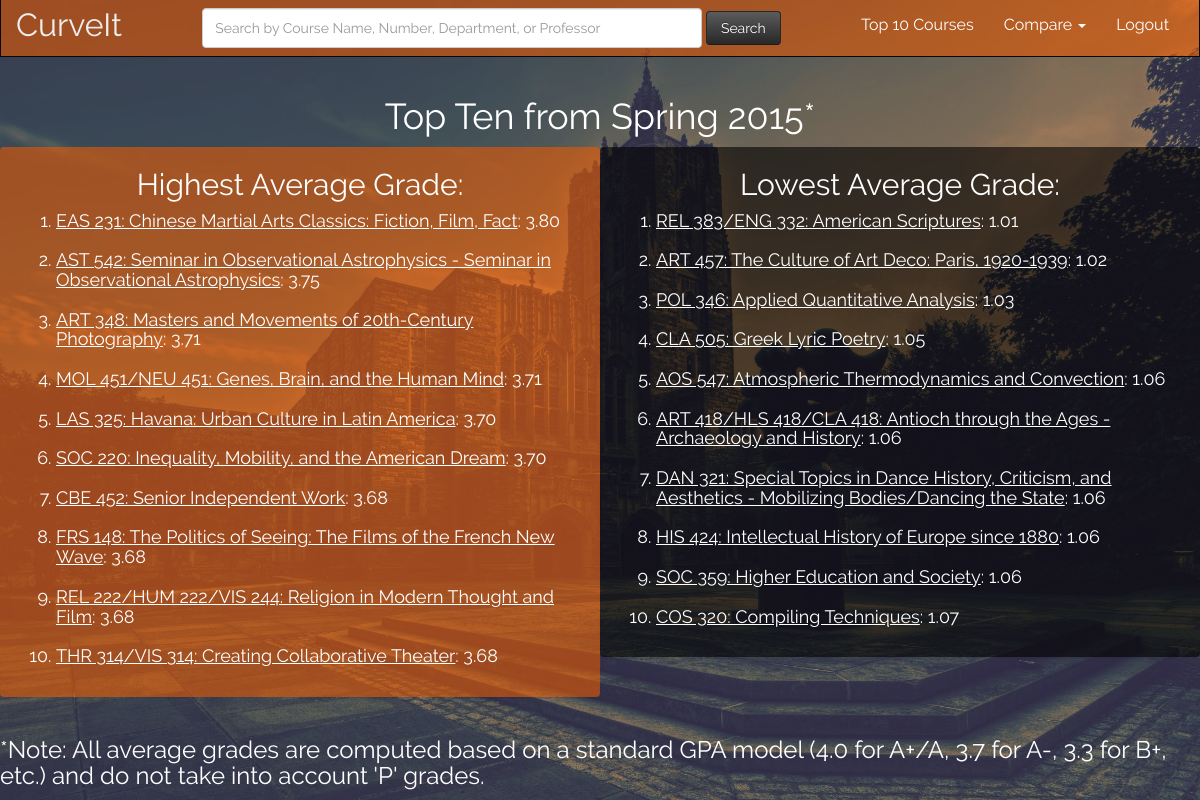
/topten/ (signed in), run on the app's committed database.
### curves/models.py (models this page shows, shortened)
class Course_Specific(models.Model):
	CHOICES = [("A+", "A+"), ("A","A"), ("A-","A-"), ("B+", "B+"), ("B", "B"), ("B-", "B-"), ("C+", "C+"), ("C", "C"), ("C-", "C-"), ("D", "D"), ("F", "F"), ("P", "P")]
	dept = models.CharField(max_length = 40) # e.g. 'COS'
	num = models.CharField(max_length = 40) # e.g. '333'
	name = models.CharField(max_length = 200) # e.g. 'Advanced Programming Techniques'
	prof = models.CharField(max_length = 200) # e.g. 'Brian+Kernighan'
	semester = models.CharField(max_length = 11) # e.g. '2015 Spring' or '2014 Fall'
	num_A_plus = models.IntegerField(default = 0)
	num_A = models.IntegerField(default = 0)
	num_A_minus = models.IntegerField(default = 0)
	num_B_plus = models.IntegerField(default = 0)
	num_B = models.IntegerField(default = 0)
	num_B_minus = models.IntegerField(default = 0)
	num_C_plus = models.IntegerField(default = 0)
	num_C = models.IntegerField(default = 0)
	num_C_minus = models.IntegerField(default = 0)
	num_D = models.IntegerField(default = 0)
	num_F = models.IntegerField(default = 0)
	num_P = models.IntegerField(default = 0)
	titleString = models.CharField(default = "blank", max_length = 200)
	avg = models.DecimalField(default = 0, max_digits=3, decimal_places=2)
	def getTotalGrades(self):
		return self.num_A_plus + self.num_A + self.num_A_minus + self.num_B_plus + self.num_B + self.num_B_minus + self.num_C_plus + self.num_C + self.num_C_minus + self.num_D + self.num_F
	def __unicode__(self):
		result = ""
		depts = self.dept.split("+")
		nums = self.num.split("+")
		for i in range(0, len(depts)):
			if i == (len(depts)-1):
				result += depts[i] + " " + nums[i] + ": "
			else:
				result += depts[i] + " " + nums[i] + "/"
		return result + self.name
	def getAvg(self):
		return self.avg

### curves/views.py (the view)
# urls.py: url(r'^topten/$', views.topTen)
@login_required
def topTen(request):
    if loggedIn(request) == False:
        return redirect('/add_data/')
    allSemAllCourse = Course_Specific.objects.filter(semester=CURRENTSEMESTER)
    if not allSemAllCourse:
        return render(request, 'curves/404.html')
    uniqueCourseList = []
    for a in allSemAllCourse:
        course = a.__unicode__()
        if course not in uniqueCourseList:
                uniqueCourseList.append(course)
    courseAvgList = {}
    for u in uniqueCourseList:
        allSems = Course_Specific.objects.filter(titleString=u)
        thisAvg = 0
        thisTotal = 0
        for a in allSems:
            thisAvg += a.getAvg() * a.getTotalGrades()
            thisTotal += a.getTotalGrades()
        if thisTotal == 0:
            courseAvgList[u] = format(0.0, '.2f')
        else:
            courseAvgList[u] = format(round(thisAvg/thisTotal, 2), '.2f')
    hardCourseAvgList = sorted(courseAvgList, key=courseAvgList.__getitem__, reverse=True)
    i = 0
    hardCourseList = {}
    for course in hardCourseAvgList:
        if i >= 10:
            break
        else:
            allClasses = Course_Specific.objects.filter(titleString=course)
            allClassesTotal = 0
            for a in allClasses:
                allClassesTotal += a.getTotalGrades()
            if allClassesTotal >= MIN_ENTRIES_REQ:
                hardCourseList[course] = courseAvgList[course]
                i += 1
    hardCourses = sorted(hardCourseList, key=hardCourseList.__getitem__, reverse=True)
    hardGrades = []
    for h in hardCourses:
        hardGrades.append(hardCourseList[h])
    hardLinks = []
    for h in hardCourses:
        header = h.split(":") # COS 126/EGR 126
        areas1 = header[0].split("/")
        cdept1 = ""
        cnum1 = ""
        for i in range(0,len(areas1)):
            separate = areas1[i].split(" ")
            thisDept = separate[0]
            thisNum = separate[1]
            if i < len(areas1) - 1:
                cdept1 += thisDept + "+"
                cnum1 += thisNum + "+"
            else:
                cdept1 += thisDept
                cnum1 += thisNum
        hardLinks.append(cdept1 + "/" + cnum1)
    hardTemp = zip(hardCourses, hardLinks)
    hard = zip(hardTemp, hardGrades)
    easyCourseAvgList = sorted(courseAvgList, key=courseAvgList.__getitem__)
    i = 0
    easyCourseList = {}
    for course in easyCourseAvgList:
        if i >= 10:
            break
        else:
            allClasses = Course_Specific.objects.filter(titleString=course)
            allClassesTotal = 0
            for a in allClasses:
                allClassesTotal += a.getTotalGrades()
            if allClassesTotal >= MIN_ENTRIES_REQ:
                easyCourseList[course] = courseAvgList[course]
                i += 1
    easyCourses = sorted(easyCourseList, key=easyCourseList.__getitem__)
    easyGrades = []
    for e in easyCourses:
        easyGrades.append(easyCourseList[e])
    print easyCourses
    easyLinks = []
    for e in easyCourses:
        header = e.split(":") # COS 126/EGR 126
        areas1 = header[0].split("/")
        cdept1 = ""
        cnum1 = ""
        for i in range(0,len(areas1)):
            separate = areas1[i].split(" ")
            thisDept = separate[0]
            thisNum = separate[1]
            if i < len(areas1) - 1:
                cdept1 += thisDept + "+"
                cnum1 += thisNum + "+"
            else:
                cdept1 += thisDept
                cnum1 += thisNum
        easyLinks.append(cdept1 + "/" + cnum1)
    easyTemp = zip(easyCourses, easyLinks)
    easy = zip(easyTemp, easyGrades)
    print "here"
    cachedListAll = QueryList.objects.all()
    qAll = cachedListAll[0]
    context = {'hard': hard, 'easy': easy, 'allCombinedJSON': qAll.qlist, 'CURSEM': CURSEMLINK, 'CURRENTSEMESTER': CURSEMFORPRINT}
    return render(request, 'curves/topten.html', context)

### curves/models.py (called while the page is built)
	def hasAccess(self):
		return self.has_Entered or (self.year == "2018")

### curves/views.py (called while the page is built)
def loggedIn(request):
    currentnetid = request.user.username
    thisUser = Student.objects.get(netid=currentnetid)
    if not thisUser:
        return render(request, 'curves/permissions.html')
    return (thisUser.hasAccess())

### curves/templates/curves/topten.html (shortened to what this page needs)
{% extends 'curves/base.html' %}
{% block content %}
{% load mathfilters %}
{% load static %}
<div class="row">
	<div class = "text-center">
  		<h1> Top Ten from {{ CURRENTSEMESTER }}* </h1>
	</div>
</div>
<div class = "container-fluid">
	<div class = "row">
		<div class = "col-md-6  panel panel-good">
			<h2 class = "text-center">Highest Average Grade:</h2>
			<ol>
				<h4>{% for course, grade in hard %}
			  		<li><a class = "a-link a-link-black" href="/{{course.1}}/{{CURSEM}}/">{{course.0}}</a>: {{ grade }}</li> </br>
					{% endfor %}</h4>
			</ol>
		</div>
		<div class = "col-md-6  panel panel-bad">
			<h2 class = "text-center">Lowest Average Grade:</h2>
			<ol>
				<h4>{% for course, grade in easy %}
  					<li><a class = "a-link" href="/{{course.1}}/{{CURSEM}}/">{{course.0}}</a>: {{ grade }}</li> </br>
				{% endfor %}</h4>
			</ol>
		</div>
	</div>
	<div class = "row">
		<h3>*Note: All average grades are computed based on a standard GPA model (4.0 for A+/A, 3.7 for A-, 3.3 for B+, etc.) and do not take into account 'P' grades.</h3>
</div>
{% endblock %}

### curves/templates/curves/base.html (shortened to what this page needs)
<!DOCTYPE html>
{% load static %}
{% load mathfilters %}
<html lang="en">
  <head>
    <link href="{% static 'curves/css/bootstrap.min.css' %}" rel="stylesheet">
    <link href="{% static 'curves/css/theme.css' %}" rel="stylesheet">
  </head>
  <body>
    <nav class="navbar navbar-inverse navbar-custom" style="margin-top:-66px">
    <div class="container-fluid">
      <div class="navbar-header">
        <a class="navbar-brand" href="/">CurveIt</a>
      </div>
      <div class="collapse navbar-collapse" id="bs-example-navbar-collapse-1">
        <ul class="nav navbar-nav navbar-right navbar-link">
          <li><a href="/logout/">Logout</a></li>
        </ul>
        <ul class="nav navbar-nav navbar-right">
           <li class="dropdown">
            <a href="#" class="dropdown-toggle" data-toggle="dropdown" role="button" aria-expanded="false">Compare <span class="caret"></span></a>
          </li>
        </ul>
        <ul class="nav navbar-nav navbar-right navbar-link">
          <li><a href="/topten/">Top 10 Courses</a></li>
        </ul>
        <form class="navbar-form navbar-center" action="/search/" method="get">
          <div class="form-group">
            <input type="text" id="autocomplete" style="width: 500px" placeholder="Search by Course Name, Number, Department, or Professor" class="form-control navbar-customform" name="q">
          </div>
            <button type="submit" class="btn btn-search" style ="width: 75px" value="Search">Search </button>
        </form>
      </div>
    </div>
    </nav>
    {% block content %}
    {% endblock %}
    </div>
  </body>
</html>

### curves/static/curves/css/theme.css (style rules this page uses)
.panel-good { background-color: rgba(230, 91, 5, 0.6); }
.panel-bad { background-color: rgba(0, 0, 0, 0.6); }
body, html { font-family: Raleway; color: white; background: url(../img/Ptonfaded.jpg) no-repeat center center; -webkit-background-size: cover; -moz-background-size: cover; -o-background-size: cover; background-size: cover; width: 100%; height: 100%; overflow: auto; }
body { padding-top: 65px; }
.a-link { color: white; text-decoration: underline; }
.a-link-black { color: white; text-decoration: underline; }
.dropdown-toggle { font-size: 16px; }
.navbar-brand { font-size: 32px; }
.navbar-link { font-size: 16px; }
.navbar-customform { height: 40px; }
.navbar-custom { background-color: rgba(230, 91, 5, 0.6); color:#ffffff; border-radius:0; }
.navbar-custom .navbar-nav > li > a { color:#fff; }
.navbar-custom .navbar-brand { color:#eeeeee; }
.btn-search { background-color: hsl(0, 0%, 16%) !important; background-repeat: repeat-x; filter: progid:DXImageTransform.Microsoft.gradient(startColorstr="#5b5b5b", endColorstr="#282828"); background-image: -khtml-gradient(linear, left top, left bottom, from(#5b5b5b), to(#282828)); background-image: -moz-linear-gradient(top, #5b5b5b, #282828); background-image: -ms-linear-gradient(top, #5b5b5b, #282828); background-image: -webkit-gradient(linear, left top, left bottom, color-stop(0%, #5b5b5b), color-stop(100%, #282828)); background-image: -webkit-linear-gradient(top, #5b5b5b, #282828); background-image: -o-linear-gradient(top, #5b5b5b, #282828); background-image: linear-gradient(#5b5b5b, #282828); border-color: #282828 #282828 hsl(0, 0%, 11%); color: #fff !important; text-shadow: 0 -1px 0 rgba(0, 0, 0, 0.33); -webkit-font-smoothing: antialiased; font-size: 14px; }
.navbar-center { text-align: center; }

### data on the page
Course_Specific: titleString "EAS 231: Chinese Martial Arts Classics: Fiction, Film, Fact", avg "3.80"
Course_Specific: titleString "AST 542: Seminar in Observational Astrophysics - Seminar in Observational Astrophysics", avg "3.75"
Course_Specific: titleString "ART 348: Masters and Movements of 20th-Century Photography", avg "3.71"
Course_Specific: titleString "MOL 451/NEU 451: Genes, Brain, and the Human Mind", avg "3.71"
Course_Specific: titleString "LAS 325: Havana: Urban Culture in Latin America", avg "3.70"
Course_Specific: titleString "SOC 220: Inequality, Mobility, and the American Dream", avg "3.70"
Course_Specific: titleString "CBE 452: Senior Independent Work", avg "3.68"
Course_Specific: titleString "FRS 148: The Politics of Seeing: The Films of the French New Wave", avg "3.68"
Course_Specific: titleString "REL 222/HUM 222/VIS 244: Religion in Modern Thought and Film", avg "3.68"
Course_Specific: titleString "THR 314/VIS 314: Creating Collaborative Theater", avg "3.68"
Course_Specific: titleString "REL 383/ENG 332: American Scriptures", avg "1.01"
Course_Specific: titleString "ART 457: The Culture of Art Deco: Paris, 1920-1939", avg "1.02"
Course_Specific: titleString "POL 346: Applied Quantitative Analysis", grade "1.03"
Course_Specific: titleString "CLA 505: Greek Lyric Poetry", avg "1.05"
Course_Specific: titleString "AOS 547: Atmospheric Thermodynamics and Convection", avg "1.06"
Course_Specific: titleString "ART 418/HLS 418/CLA 418: Antioch through the Ages - Archaeology and History", avg "1.06"
Course_Specific: titleString "DAN 321: Special Topics in Dance History, Criticism, and Aesthetics - Mobilizing Bodies/Dancing the State", avg "1.06"
Course_Specific: titleString "HIS 424: Intellectual History of Europe since 1880", avg "1.06"
Course_Specific: titleString "SOC 359: Higher Education and Society", avg "1.06"
Course_Specific: titleString "COS 320: Compiling Techniques", avg "1.07"

### other printed values
{{ CURRENTSEMESTER }} "Spring 2015"
